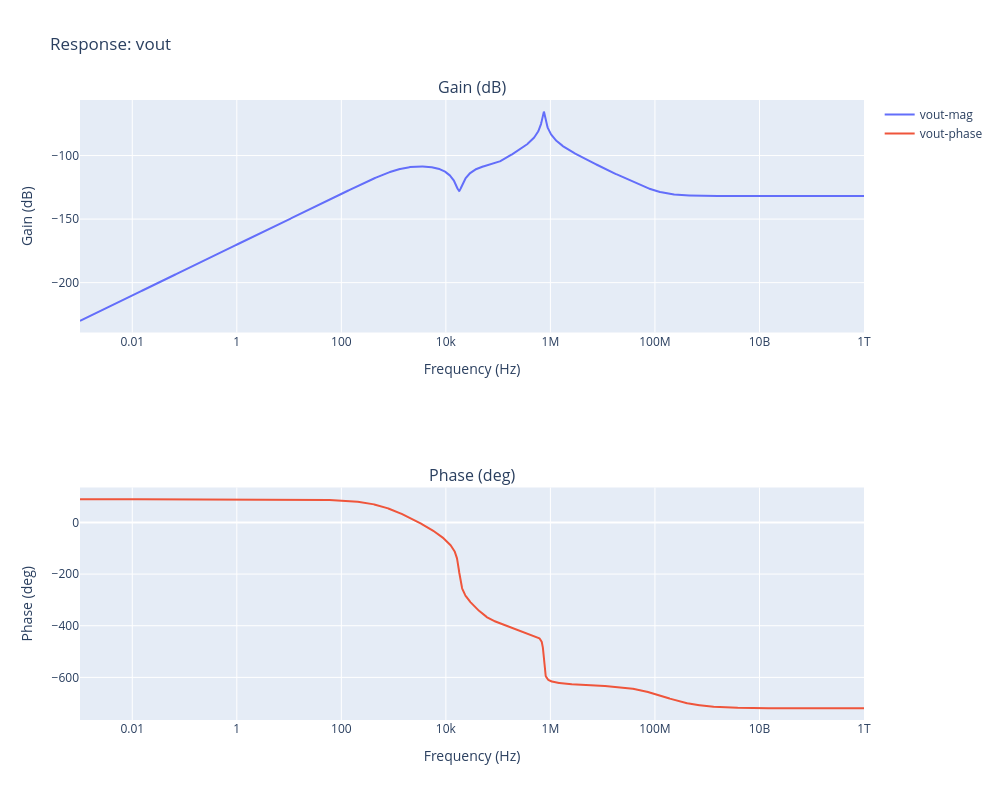

This figure's notebook cell:
### Code cell
circuit_optimizer.plot_solution(best_param, show_plot=True, trace_name="vout")

### Figure 1 — Plotly figure (JSON) as saved in the notebook; plotly's stock layout.template omitted (floating-point values rounded to 4 significant figures; data arrays with more than 128 entries replaced by an {"elided": "..."} marker saying what was removed)
{"data": [{"mode": "lines", "name": "vout-mag", "type": "scatter", "x": {"elided": "3001 float values"}, "xaxis": "x", "y": {"elided": "3001 float values"}, "yaxis": "y"}, {"mode": "lines", "name": "vout-phase", "type": "scatter", "x": {"elided": "3001 float values"}, "xaxis": "x2", "y": {"elided": "3001 float values"}, "yaxis": "y2"}], "layout": {"annotations": [{"font": {"size": 16}, "showarrow": false, "text": "Gain (dB)", "x": 0.5, "xanchor": "center", "xref": "paper", "y": 1, "yanchor": "bottom", "yref": "paper"}, {"font": {"size": 16}, "showarrow": false, "text": "Phase (deg)", "x": 0.5, "xanchor": "center", "xref": "paper", "y": 0.375, "yanchor": "bottom", "yref": "paper"}], "height": 800, "title": {"text": "Response: vout"}, "width": 1000, "xaxis": {"anchor": "y", "domain": [0, 1], "title": {"text": "Frequency (Hz)"}, "type": "log"}, "xaxis2": {"anchor": "y2", "domain": [0, 1], "title": {"text": "Frequency (Hz)"}, "type": "log"}, "yaxis": {"anchor": "x", "domain": [0.625, 1], "title": {"text": "Gain (dB)"}}, "yaxis2": {"anchor": "x2", "domain": [0, 0.375], "title": {"text": "Phase (deg)"}}}}
